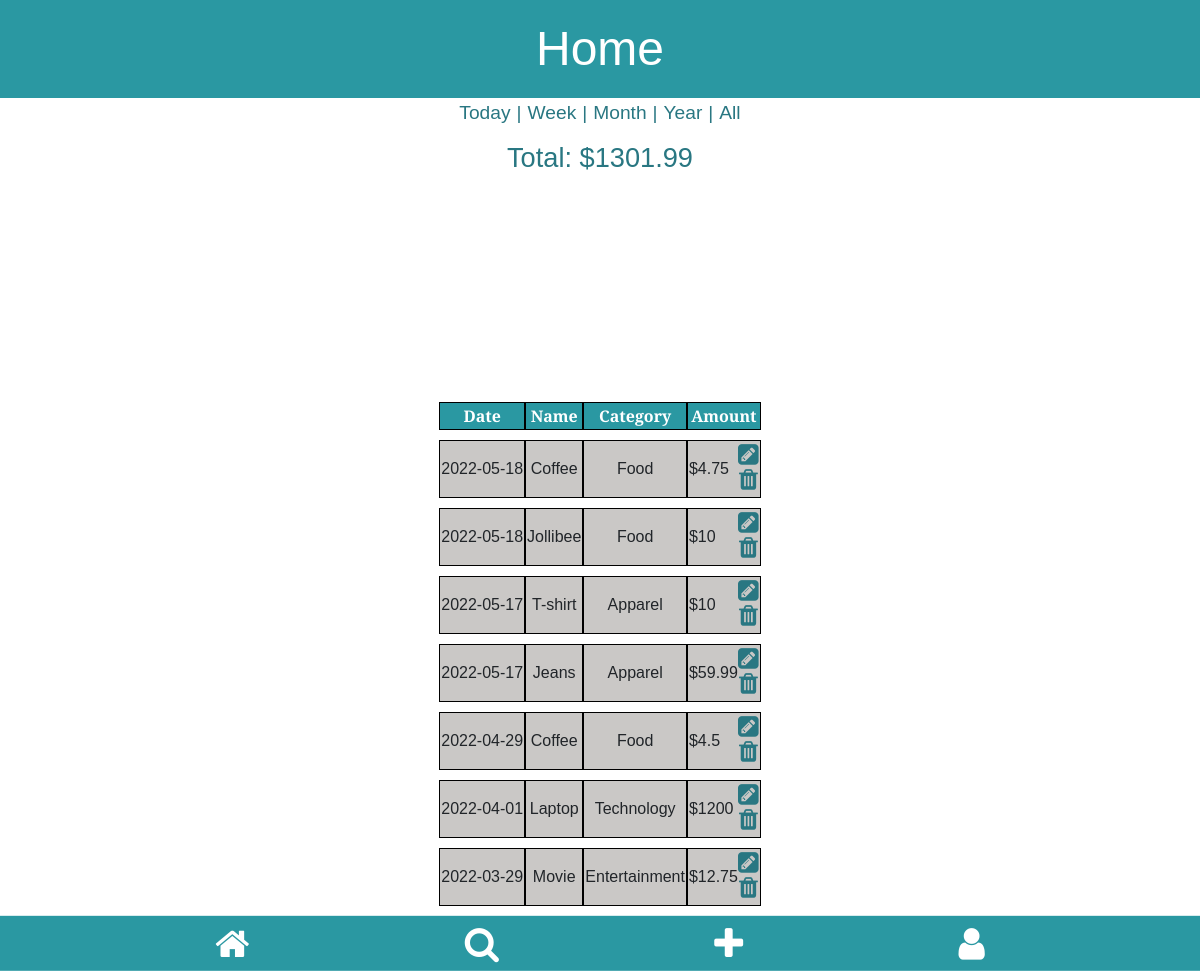
Before: /home (signed in) with the older database file.
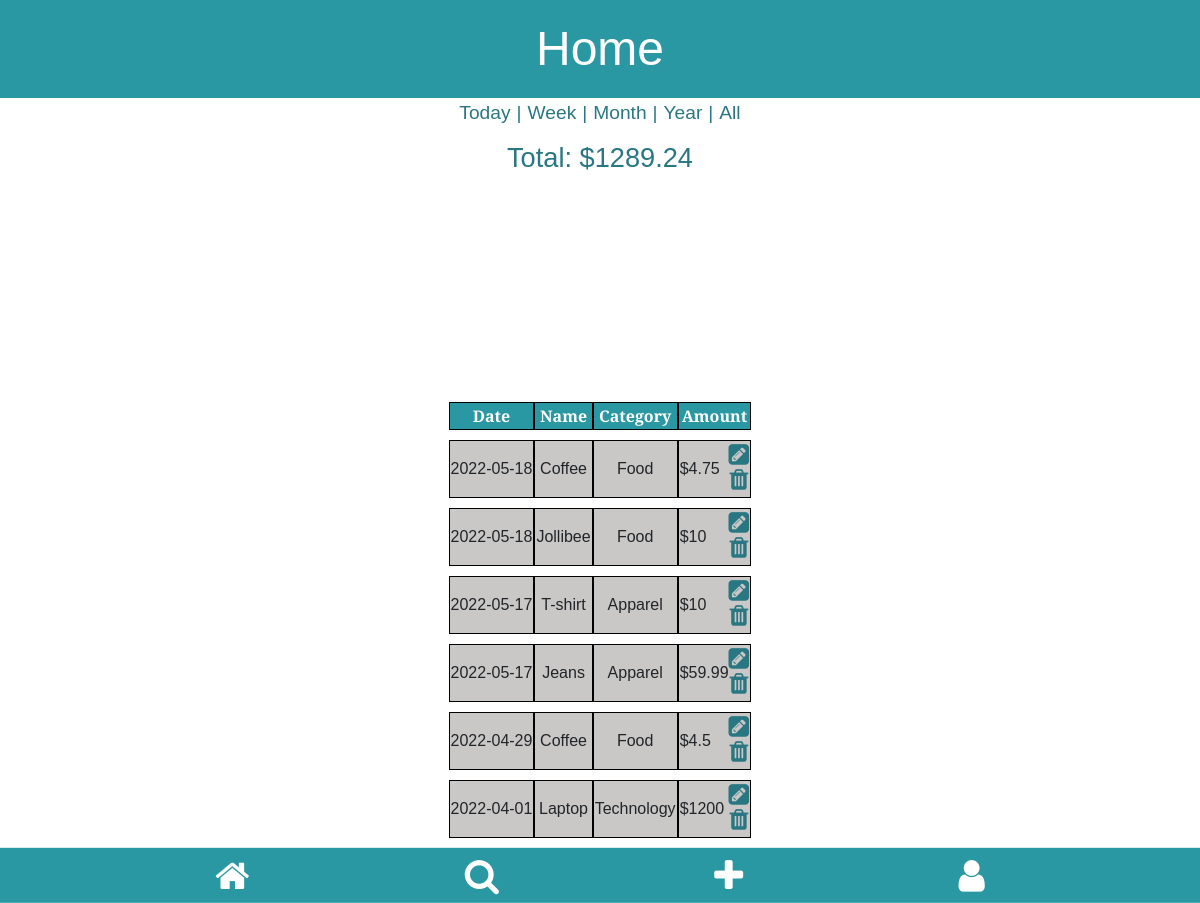
After: the same page with the newer database file.
### tables this page shows
CREATE TABLE expenses (
                                    id integer PRIMARY KEY,
                                    user_id integer NOT NULL,
                                    name text NOT NULL,
                                    date numeric NOT NULL,
                                    category text NOT NULL,
                                    amount numberic NOT NULL,
                                    FOREIGN KEY (user_id) REFERENCES users (id)
                                );

### app.py (the view, shortened to what this page needs)
@app.route("/home", methods=["GET", "POST"])
def homepage():
    conn = create_connection("database.db")
    tuple_expenses = select_expenses_by_uid(conn, session["uid"])
    total_category_exp = []
    for category in CATEGORIES:
        total_category_exp.append(
            get_total_expenses_by_category(conn, session["uid"], category)
        )
    total_expense = get_total_expenses(conn, session["uid"])
    conn.close()
    user_expenses = sorted([data_to_dict(each_expense) for each_expense in tuple_expenses],
                           key=lambda d: d["date"], reverse=True)
    pie_data = {
        "Category": "Amount",
        "Food": total_category_exp[0],
        "Apparel": total_category_exp[1],
        "Entertainment": total_category_exp[2],
        "Lifestyle": total_category_exp[3],
        "Miscellaneous": total_category_exp[4],
        "Groceries": total_category_exp[5],
        "Services": total_category_exp[6],
        "Technology": total_category_exp[7],
        "School": total_category_exp[8],
    }
    return (
        render_template(
            "home.html",
            user_expenses=user_expenses,
            total_expense=str(total_expense),
            data=pie_data,
        ),
        200,
    )

### app.py (called while the page is built)
def data_to_dict(data_tup: tuple) -> dict:
    return {
        "name": data_tup[2],
        "date": data_tup[3],
        "category": data_tup[4],
        "amount": data_tup[5],
        "eid": data_tup[0],
    }

### modules/expense_module.py (called while the page is built)
def select_expenses_by_uid(conn, uid: int) -> list:
    cur = conn.cursor()
    cur.execute("SELECT * FROM expenses WHERE user_id=?", (uid,))
    return cur.fetchall()

def get_total_expenses_by_category(conn, uid: int, category: str) -> int:
    cur = conn.cursor()
    cur.execute(
        "SELECT amount FROM expenses WHERE user_id=? AND category=?",
        (
            uid,
            category,
        ),
    )
    total = 0
    for row in cur.fetchall():
        total += row[0]
    return total

def get_total_expenses(conn, uid: int) -> int:
    cur = conn.cursor()
    cur.execute("SELECT amount FROM expenses WHERE user_id=?", (uid,))
    total = 0
    for row in cur.fetchall():
        total += row[0]
    return float("{:.2f}".format(round(total, 2)))

### sql_db.py (called while the page is built)
def create_connection(db_file):
    conn = None
    try:
        conn = sqlite3.connect(db_file)
        return conn
    except Error as e:
        print(e)
    return conn

### templates/home.html (shortened to what this page needs)
{% extends 'app.html' %}
{% block css_linking %}
<link href="/static/home.css" rel="stylesheet"> {% endblock %}
{% block heading1 %} Home {% endblock %}
{% block main_content %}
<section class="filter-tabs">
    {% if user_expenses|length > 0 %}
    <form action="/home/today" method="post">
        <button type="submit" class="filter-btn">Today</button>|
    </form>
    <form action="/home/week" method="post">
        <button type="submit" class="filter-btn">Week</button>|
    </form>
    <form action="/home/month" method="post">
        <button type="submit" class="filter-btn">Month</button>|
    </form>
    <form action="/home/year" method="post">
        <button type="submit" class="filter-btn">Year</button>|
    </form>
    <form action="/home" method="post">
        <button type="submit" class="filter-btn">All</button>
    </form>
    {% endif %}
</section>
<section class="total-expense">
    <p>Total: ${{ total_expense }}</p>
</section>
<section class="pie-chart-display">
    <div style=" width: 100%; overflow: hidden;">
        <div id="piechart_3d" style="width: 300px; height: 167px; overflow: hidden;"></div>
    </div>
</section>
<section class="expense-cards">
    <table class="sortable">
        {% if user_expenses|length > 0 %}
        <thead>
            <tr>
                <th>Date</th>
                <th>Name</th>
                <th>Category</th>
                <th>Amount</th>
            </tr>
        </thead>
        {% endif %}
        <tbody>
            {% for user_expense in user_expenses %}
            <tr>
                <td>
                    {{ user_expense.date }}
                </td>
                <td>
                    {{ user_expense.name }}
                </td>
                <td>
                    {{ user_expense.category }}
                </td>
                <td class="expense-amount">
                    ${{ user_expense.amount }}
                    <div class="home-icons">
                        <span id="{{ user_expense.eid }}">
                            <a href="{{ url_for('get_expense', eid=user_expense.eid) }}">
                                <i class="fa fa-pencil-square" aria-hidden="true"></i>
                            </a>
                        </span>
                        <form action="/home" method="POST">
                            <button type="submit" class="btn"><i class="fa fa-trash" aria-hidden="true"></i></button>
                        </form>
                    </div>
                </td>
            </tr>
            {% endfor %}
        </tbody>
    </table>
</section>
{% endblock %}

### templates/app.html (shortened to what this page needs)
<!DOCTYPE html>
<html lang="en">
<head>
    <link href="https://maxcdn.bootstrapcdn.com/font-awesome/4.7.0/css/font-awesome.min.css" rel="stylesheet">
    <link href="https://cdn.jsdelivr.net/npm/bootstrap@5.1.3/dist/css/bootstrap.min.css" rel="stylesheet"
>
    <link href="/static/app.css" rel="stylesheet">
    {% block css_linking %} {% endblock %}
</head>
<body>
    <header>
        <h1>{% block heading1 %} {% endblock %}</h1>
    </header>
    <main>
        {% block main_content %} {% endblock %}
    </main>
    <footer>
        <nav>
            <span class="icons" id="go-home"><a href="{{ url_for('homepage') }}"><i class="fa fa-home"
                        aria-hidden="true"></i></a></span>
            <span class="icons" id="go-search"><a href="{{ url_for('search') }}"><i class="fa fa-search"
                        aria-hidden="true"></i></a></span>
            <span class="icons" id="go-add"><a href="{{ url_for('add_page') }}"><i class="fa fa-plus"
                        aria-hidden="true"></i></a></span>
            <span class="icons" id="go-user"><a href="{{ url_for('profile') }}"><i class="fa fa-user"
                        aria-hidden="true"></i></a></span>
        </nav>
    </footer>
</body>
</html>

### static/app.css (style rules this page uses)
:root { --header-footer: #2A98A2; --header-txt: #FFFFFF; --main-font: 'Merriweather Sans', sans-serif; }
html { height: 100vh; padding: 0; margin: 0; }
body { display: flex; flex-direction: column; background-color: var(--header-txt); min-height: 100%; }
header { background-color: var(--header-footer); text-align: center; padding: 20px; position: sticky; top: 0; z-index: 99999; }
h1 { font-family: var(--main-font); font-size: 3rem; color: var(--header-txt); margin: 0; padding: 0; }
main { display: flex; flex-direction: column; align-items: center; justify-content: center; min-height: calc(100vh - 97.6px - 55px); }
footer { position: sticky; bottom: 0; height: 55px; width: 100%; background-color: var(--header-footer); }
nav { display: flex; justify-content: space-evenly; }
a, a:visited, a:hover { color: var(--header-txt); }
.icons { color: var(--header-txt); font-size: 2.3rem; cursor: pointer; }
@media screen and (min-width: 600px) { html { width: 100%; margin: auto; overflow-x: hidden; } }

### static/home.css (style rules this page uses)
:root { --header-footer: #2A98A2; --content-txt: #297782; --header-txt: #FFFFFF; --main-font: 'Merriweather Sans', sans-serif; }
.filter-tabs { display: flex; flex-direction: row; color: var(--content-txt); font-size: 1.2rem; font-family: var(--main-font); }
.filter-btn { border: none; background-color: var(--header-txt); color: var(--content-txt); }
.total-expense { font-size: 1.7rem; }
.total-expense, .no-expenses { margin-bottom: 10px; margin-top: 10px; font-family: var(--main-font); color: var(--content-txt); }
table { font-family: var(--main-font); align-self: center; border-collapse: separate; border-spacing: 0 10px; text-align: center; }
th { color: var(--header-txt); background-color: var(--header-footer); }
th, td { border: solid black 1px; }
.pie-chart-display { width: max-content; height: max-content; align-self: center; }
td { background-color: #cac8c6; }
.expense-amount { display: flex; justify-content: space-between; align-items: center; }
.home-icons { display: flex; flex-direction: column; line-height: 0; }
span, .btn { width: max-content; padding: 0; }
.fa-pencil-square, .fa-trash { font-size: 1.5rem; color: var(--content-txt); cursor: pointer; }

Changed rows visible on the page:
removed expenses: date "2022-03-29", name "Movie", category "Entertainment", amount "12.75"
Other visible differences:
{{ total_expense }}: "1301.99" → "1289.24"
